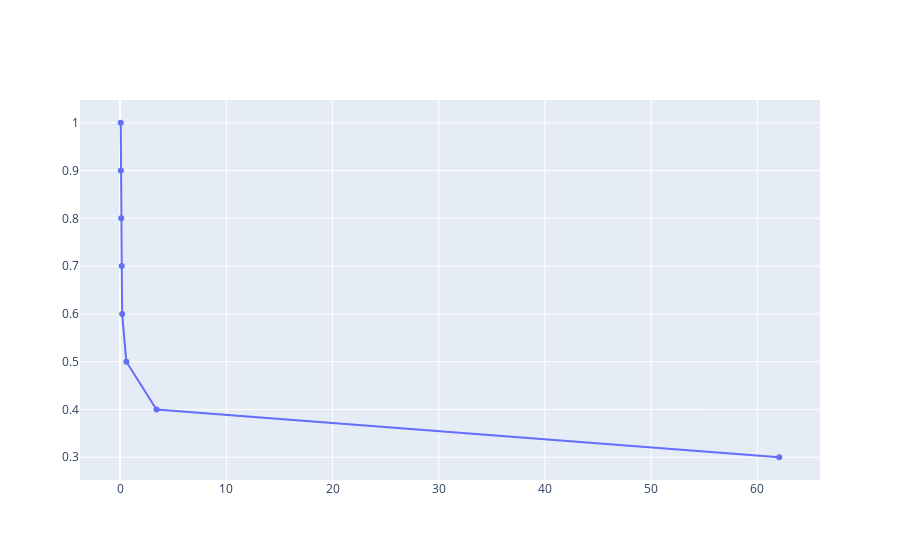

Notebook code for this chart:
### Code cell
from plotly import graph_objs as go
fig = go.Figure()
fig.add_trace(
    go.Scatter(x=total_time, y=threshold_val, name='Mushroom dataset')
)
fig.show()

### Figure 1 — Plotly figure (JSON) as saved in the notebook; plotly's stock layout.template omitted (floating-point values rounded to 4 significant figures)
{"data": [{"name": "Mushroom dataset", "type": "scatter", "x": [0.06283, 0.07181, 0.1037, 0.1556, 0.1925, 0.5914, 3.426, 62.06], "y": [1, 0.9, 0.8, 0.7, 0.6, 0.5, 0.4, 0.3]}], "layout": {}}
